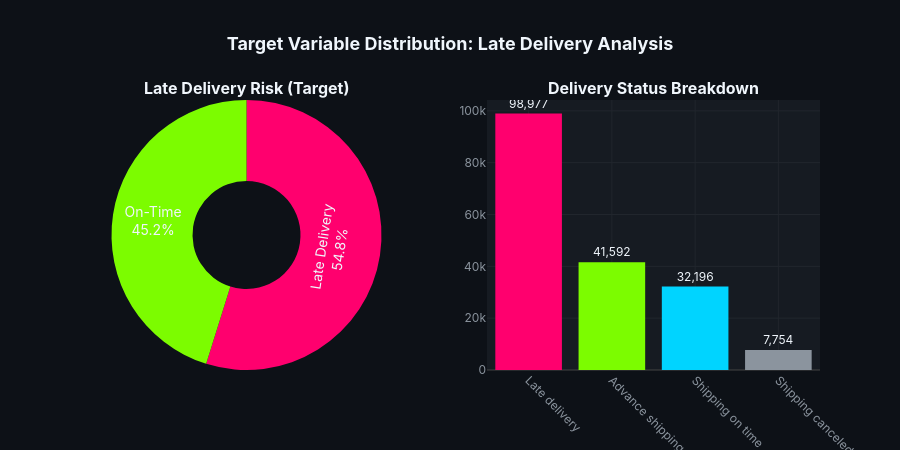

Notebook code for this chart:
### Code cell
# ============================================================
# 🎯 TARGET VARIABLE ANALYSIS (Dark Mode)
# ============================================================

target_col = 'late_delivery_risk'
target_dist = df_raw[target_col].value_counts()
target_pct = df_raw[target_col].value_counts(normalize=True) * 100

# Also get delivery status distribution
status_dist = df_raw['delivery_status'].value_counts()

fig = make_subplots(
    rows=1, cols=2,
    specs=[[{"type": "pie"}, {"type": "bar"}]],
    subplot_titles=('<b>Late Delivery Risk (Target)</b>', '<b>Delivery Status Breakdown</b>')
)

# Target pie chart (dark mode colors)
fig.add_trace(
    go.Pie(
        labels=['Late Delivery', 'On-Time'],
        values=[target_dist.get(1, 0), target_dist.get(0, 0)],
        hole=0.4,
        marker_colors=[STATUS_COLORS['late'], STATUS_COLORS['ontime']],
        textinfo='percent+label',
        textfont=dict(size=14, color=DARK_COLORS['text'])
    ),
    row=1, col=1
)

# Status bar chart (dark mode)
status_colors_map = {
    'Late delivery': STATUS_COLORS['late'],
    'Advance shipping': STATUS_COLORS['ontime'],
    'Shipping on time': DARK_COLORS['cyan'],
    'Shipping canceled': DARK_COLORS['text_secondary']
}
bar_colors = [status_colors_map.get(s, DARK_COLORS['text_secondary']) for s in status_dist.index]

fig.add_trace(
    go.Bar(
        x=status_dist.index,
        y=status_dist.values,
        marker_color=bar_colors,
        text=[f"{v:,}" for v in status_dist.values],
        textposition='outside',
        textfont=dict(color=DARK_COLORS['text'])
    ),
    row=1, col=2
)

fig.update_layout(
    height=450,
    title_text='<b>Target Variable Distribution: Late Delivery Analysis</b>',
    showlegend=False,
    paper_bgcolor=DARK_COLORS['background'],
    plot_bgcolor=DARK_COLORS['card']
)
fig.update_xaxes(tickangle=45, row=1, col=2, gridcolor=DARK_COLORS['surface'])
fig.update_yaxes(gridcolor=DARK_COLORS['surface'])
fig.show()

print(f"\n🎯 TARGET VARIABLE INSIGHTS:")
print(f"   • Late deliveries: {target_dist.get(1, 0):,} orders ({target_pct.get(1, 0):.1f}%)")
print(f"   • On-time deliveries: {target_dist.get(0, 0):,} orders ({target_pct.get(0, 0):.1f}%)")
print(f"   • Class ratio: 1:{target_dist.get(0, 1)/target_dist.get(1, 1):.2f} (slightly imbalanced)")

### Figure 1 — Plotly figure (JSON) as saved in the notebook; plotly's stock layout.template omitted (floating-point values rounded to 4 significant figures)
{"data": [{"domain": {"x": [0, 0.45], "y": [0, 1]}, "hole": 0.4, "labels": ["Late Delivery", "On-Time"], "marker": {"colors": ["#FF006E", "#7CFC00"]}, "textfont": {"color": "#F0F6FC", "size": 14}, "textinfo": "percent+label", "type": "pie", "values": [98977, 81542]}, {"marker": {"color": ["#FF006E", "#7CFC00", "#00D4FF", "#8B949E"]}, "text": ["98,977", "41,592", "32,196", "7,754"], "textfont": {"color": "#F0F6FC"}, "textposition": "outside", "type": "bar", "x": ["Late delivery", "Advance shipping", "Shipping on time", "Shipping canceled"], "xaxis": "x", "y": [98977, 41592, 32196, 7754], "yaxis": "y"}], "layout": {"annotations": [{"font": {"size": 16}, "showarrow": false, "text": "<b>Late Delivery Risk (Target)</b>", "x": 0.225, "xanchor": "center", "xref": "paper", "y": 1, "yanchor": "bottom", "yref": "paper"}, {"font": {"size": 16}, "showarrow": false, "text": "<b>Delivery Status Breakdown</b>", "x": 0.775, "xanchor": "center", "xref": "paper", "y": 1, "yanchor": "bottom", "yref": "paper"}], "height": 450, "paper_bgcolor": "#0D1117", "plot_bgcolor": "#161B22", "showlegend": false, "title": {"text": "<b>Target Variable Distribution: Late Delivery Analysis</b>"}, "xaxis": {"anchor": "y", "domain": [0.55, 1], "gridcolor": "#21262D", "tickangle": 45}, "yaxis": {"anchor": "x", "domain": [0, 1], "gridcolor": "#21262D"}}}
